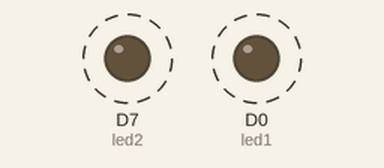
This sketch was run on a simulated ESP8266 (NodeMCU). Shown: output pins drawn as LEDs (lit = HIGH). Dashed ring = blinking.

Above: at 0.15 s.
Timing chart, 0 to 3.0 s (numbered marks = the images above):
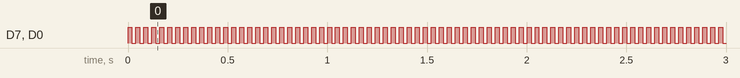

The sketch:

blinky.ino
```cpp
// ------------
// Blink an LED
// ------------

/*-------------

We've heavily commented this code for you. If you're a pro, feel free to ignore it.

Comments start with two slashes or are blocked off by a slash and a star.
You can read them, but your device can't.
It's like a secret message just for you.

Every program based on Wiring (programming language used by Arduino, and Particle devices) has two essential parts:
setup - runs once at the beginning of your program
loop - runs continuously over and over

You'll see how we use these in a second.

This program will blink an led on and off every second.
It blinks the D7 LED on your Particle device. If you have an LED wired to D0, it will blink that LED as well.

-------------*/


// First, we're going to make some variables.
// This is our "shorthand" that we'll use throughout the program:

int led1 = D0; // Instead of writing D0 over and over again, we'll write led1
// You'll need to wire an LED to this one to see it blink.

int led2 = D7; // Instead of writing D7 over and over again, we'll write led2
// This one is the little blue LED on your board. On the Photon it is next to D7, and on the Core it is next to the USB jack.

// Having declared these variables, let's move on to the setup function.
// The setup function is a standard part of any microcontroller program.
// It runs only once when the device boots up or is reset.

void setup() {

  // We are going to tell our device that D0 and D7 (which we named led1 and led2 respectively) are going to be output
  // (That means that we will be sending voltage to them, rather than monitoring voltage that comes from them)

  // It's important you do this here, inside the setup() function rather than outside it or in the loop function.

  pinMode(led1, OUTPUT);
  pinMode(led2, OUTPUT);

}

// Next we have the loop function, the other essential part of a microcontroller program.
// This routine gets repeated over and over, as quickly as possible and as many times as possible, after the setup function is called.
// Note: Code that blocks for too long (like more than 5 seconds), can make weird things happen (like dropping the network connection).  The built-in delay function shown below safely interleaves required background activity, so arbitrarily long delays can safely be done if you need them.

void loop() {
  // To blink the LED, first we'll turn it on...
  digitalWrite(led1, HIGH);
  digitalWrite(led2, HIGH);

  // We'll leave it on for 1 second...
  delay(20);

  // Then we'll turn it off...
  digitalWrite(led1, LOW);
  digitalWrite(led2, LOW);

  // Wait 1 second...
  delay(20);

  // And repeat!
}
```

Measured:
- by itself, D7 (led2), D0 (led1): alternates HIGH for 0.02 s and LOW for 0.02 s
